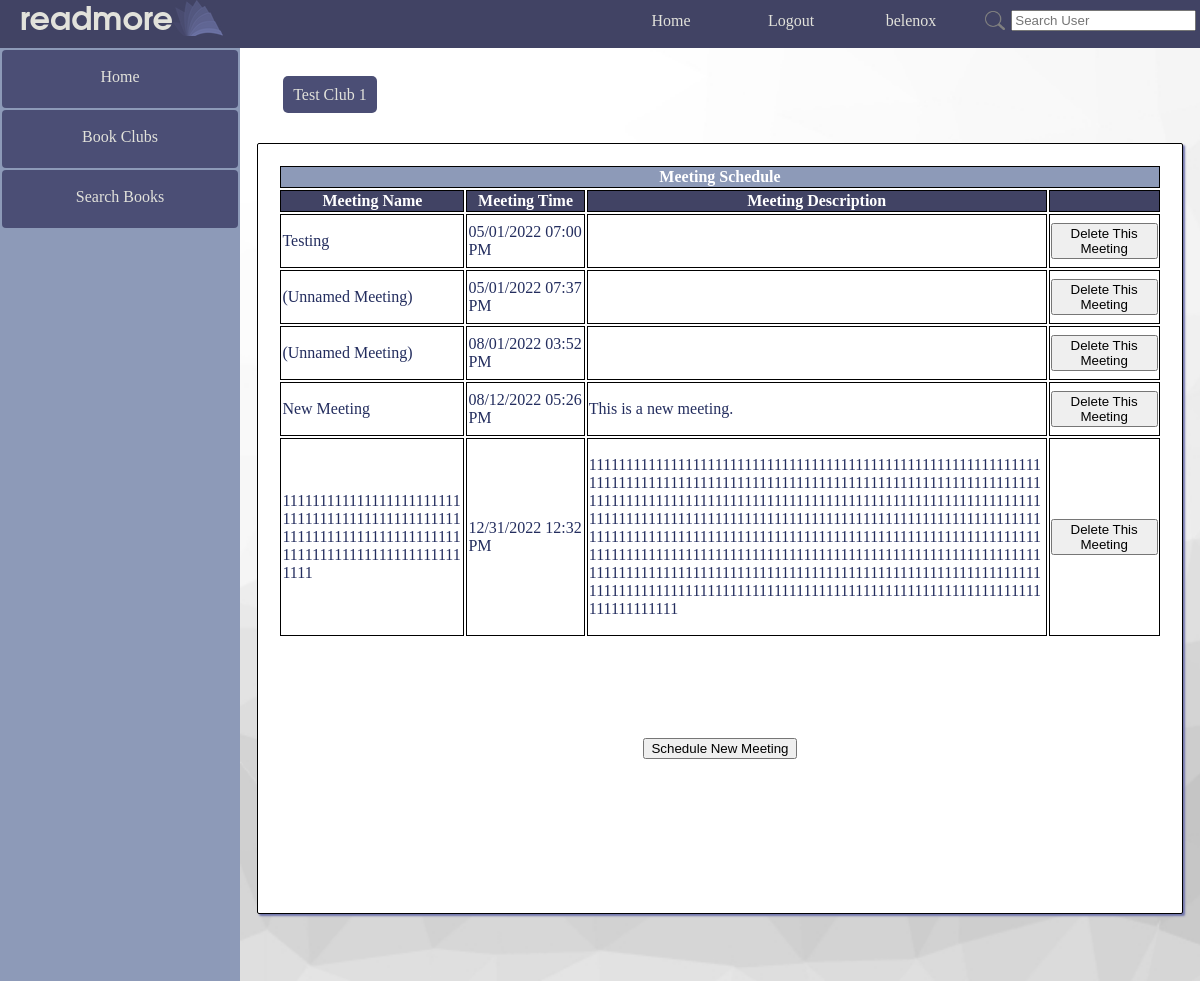
/readmore/club_schedule/2/ (signed in), run on an earlier commit of the app's database.
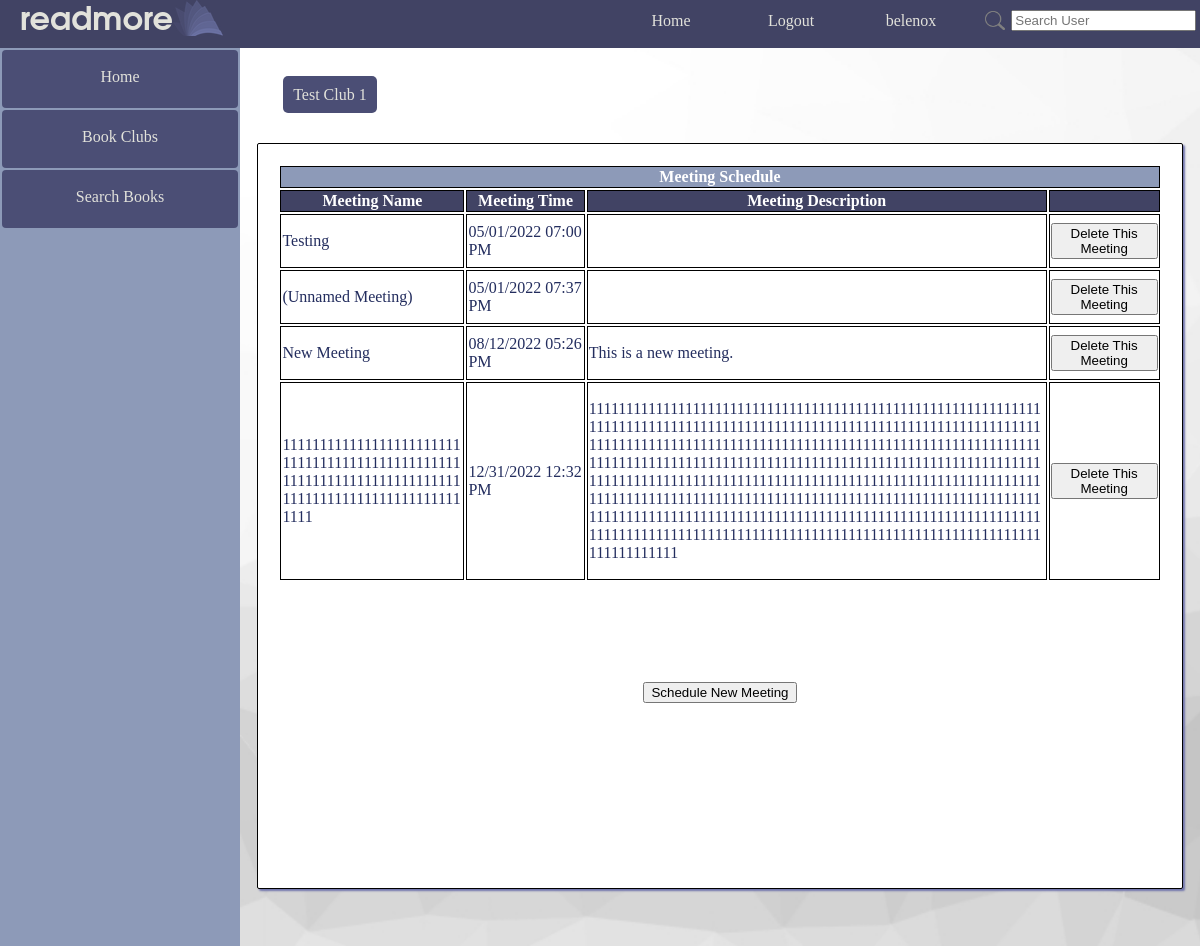
And on a later commit of the database.
### readmore_app/models.py (models this page shows)
class Club(models.Model):
    club_id = models.AutoField(primary_key=True)
    club_name = models.CharField(max_length=100)
    club_description = models.TextField(blank=True)
    club_owner = models.ForeignKey(UserExt, on_delete=models.CASCADE)
    club_users = models.ManyToManyField(UserExt, related_name="user_clubs")
    club_pending_invites = models.ManyToManyField('UserExt', related_name="pending_invites")
    club_library = models.ManyToManyField('ClubBook', related_name='clubs')

class Meeting(models.Model):
    meeting_id = models.AutoField(primary_key=True)
    meeting_name = models.CharField(max_length=100)
    meeting_description = models.TextField()
    meeting_club = models.ForeignKey(Club, models.CASCADE)
    meeting_time = models.DateTimeField()
    @staticmethod
    def update_meetings(club_id):
        club = Club.objects.get(pk=club_id)
        club_meetings = Meeting.objects.filter(meeting_club=club)
        delete_ids = []
        for meeting in club_meetings:
            if meeting.meeting_time < timezone.now():
                delete_ids.append(meeting.meeting_id)
        for id in delete_ids:
            Meeting.objects.get(pk=id).delete()
        return bool(delete_ids)

### readmore_app/views.py (the view, shortened to what this page needs)
# urls.py: path('club_schedule/<int:club_id>/', views.club_schedule, name='club_schedule'),
def club_schedule(request, club_id):
    if not request.user.is_authenticated:
        return HttpResponseRedirect(reverse("readmore_app:login"))
    real_user = UserExt.objects.get(pk=request.user.id)
    club = get_object_or_404(Club, club_id=club_id)
    meetings = Meeting.objects.filter(meeting_club=club).order_by('meeting_time')
    Meeting.update_meetings(club_id)
    if real_user == club.club_owner:
        message = False
        if request.method != "POST":
            form = meetingform()
            return render(request, "readmore_app/schedule.html", {"real_user": real_user, "club": club, 'meetings': meetings, 'form': form})
    else:
        return render(request, "readmore_app/schedule_member_view.html", {"real_user": real_user, 'meetings': meetings, "club": club})

### readmore_app/forms.py (shortened to what this page needs)
class meeting(forms.Form):
    meeting_name = forms.CharField(widget=forms.TextInput(attrs={'size':50}), validators=[validators.RegexValidator(regex="^.{0,100}$", message="Meeting name must be less than 100 characters.")], required=False)
    meeting_date = forms.DateField(widget=forms.SelectDateWidget(years=[*range(datetime.now().year, datetime.now().year + 100)]))
    meeting_time = forms.TimeField(widget=forms.TimeInput(attrs={"type": "time"}))
    meeting_description = forms.CharField(validators=[validators.RegexValidator(".{0,300}$", message="Description must be 300 or fewer characters.")], widget=forms.Textarea(attrs={'cols': 50, 'rows': 6, 'style': 'resize: vertical;'}), required=False)

### readmore_app/templatetags/extras.py (called while the page is built)
@register.simple_tag
def num_notifications(user_id):
    try:
        this_user = UserExt.objects.get(pk=user_id)
        return Notification.objects.filter(notification_user=this_user).count()
    except Exception as e:
        return ""

### readmore_app/templates/readmore_app/schedule.html (shortened to what this page needs)
{% extends parent_template|default:"base.html" %}
{% load static %}
{% load extras %}
{% block content %}
<div style="display:flex;flex-direction: column;align-items: center;padding: 4% 0%;margin-left:0%;height:fit-content;">
<div style="align-self: flex-start;margin-left: 4.5%;">
	<a class="anchor_button" href="{% url 'readmore_app:club' club.club_id %}" style="margin-top: 1.5%; ">{{ club.club_name }}</a>
</div>
<div class="basic_card" style="width: 92%;">
<center>
    <table id="schedule">
        <tr><th colspan="4" style="text-align: center; background: #8d9ab8; color: white;">Meeting Schedule</th></tr>
        <tr>
            <th style="background: #414364; color: white;">Meeting Name</th>
            <th style="background: #414364; color: white;">Meeting Time</th>
            <th style="background: #414364; color: white;">Meeting Description</th>
            <th style="background: #414364; color: white;"></th>
        </tr>
        {% for meeting in meetings %}
        <tr id="meeting{{ meeting.meeting_id }}">
            <td class="meeting_name" style="max-width: 15vw; word-wrap: break-word;"><p>{% if not meeting.meeting_name %}(Unnamed Meeting){% endif %}{{ meeting.meeting_name }}</p></td>
            <td>{{ meeting.meeting_time|date:'m/d/Y h:i A' }}</td>
            <td class="meeting_desc" style="max-width: 38vw; word-wrap: break-word;"><p>{{ meeting.meeting_description }}</p></td>
            <td><button onclick="deleteMeeting({{ meeting.meeting_id }});">Delete This Meeting</button></td>
        </tr>
        {% endfor %}
    </table>
    <div style="height: 100px;"></div>
    <button id="show_form_button" onclick="show_form();" style="{% if request.method == 'POST' %}display:none{% endif %}">Schedule New Meeting</button>
    </center>
</div>
</div>
{% endblock %}

### templates/base.html (shortened to what this page needs)
{% load extras %}
{% load static %}
<!DOCTYPE html>
<html lang="en">
  <head>
    <link rel=stylesheet href="{% static 'readmore_app/style.css' %}">
  </head>
  <body>
    <div class="container" >
      <div class="navbar navbar_wrapper">
        <div class="navbar">
          <div><h2 class="logo">readmore</h2></div>
          <div><img src="{% static 'readmore_app/logo_small.png' %}"></div>
        </div>
        <div class="navbar_links" style="padding-right:2%;">
          <a class="link" href="{% url 'readmore_app:index' %}">Home</a>
          {% if not user.is_authenticated %}
          <a class="link" href="{% url 'readmore_app:login' %}" >Login</a>
          <a class="link" href="{% url 'readmore_app:registration' %}">Register</a>
          {% else %}
          <a href="{% url 'readmore_app:logout' %}" >Logout</a>
          <div id="drop">
              {% num_notifications user.id as has_notifications %}
              <a  href="{% url 'readmore_app:profile' user.id %}" style="padding-bottom:17px;">{{ user.username }}</a>
          </div>
          <div style="padding: 0.5%;">
            <form style="display: flex; left: 0px; position: relative; top:7px; align-items: center;" class="link" method="POST" action="{% url 'readmore_app:user_search_results' %}">
              <input type="image" width="20px" style="margin-right: 3%;" src="{% static 'readmore_app/logo_search.png' %}">
              <input type="text" placeholder="Search User" name="search_query" >
            </form>
          </div>
          {% endif %}
        </div>
      </div>
      <div class="content-container">
          {% if user.is_authenticated %}
          <div class="sidebar">
              <a href="{% url 'readmore_app:index' %}">Home</a>
              <a href="{% url 'readmore_app:book_clubs' %}">Book Clubs</a>
              <a href="{% url 'readmore_app:search_book' %}">Search Books</a>
          </div>
          <main style="margin:0;">
          {% endif %}
          {% block content %}{% endblock %}
          </main>
      </div>
    </div>
  </body>
</html>

### readmore_app/static/readmore_app/style.css (style rules this page uses)
body { font-family: Garamond, Georgia, serif; margin:0; overflow: hidden; }
a { text-decoration: none; }
h2.logo { color:#e2e2db; font-family:Arial, Helvetica, sans-serif; font-weight:800px; margin-left: 20px; font-size:32px; margin-top: 6px; }
.container { display:flex; flex-flow: column; height: inherit; overflow: hidden; }
.content-container { display: flex; justify-content: start; flex-direction: row; flex-wrap: nowrap; height: 100vh; }
h2.logo { color:#e2e2db; font-family: Avantgarde, TeX Gyre Adventor, URW Gothic L, sans-serif; font-weight:800px; margin-left: 20px; font-size:32px; margin-top: 6px; }
main { background-image: url(white_background.jpg); background-attachment:scroll; background-size:cover; display: flex; width: 80%; min-height: 100%; height: 100% auto; color: #232D5E; overflow-y: auto; overflow-x: hidden; justify-content:center; }
main > * { margin-left: 4.5%; }
main > div { width: 100%; }
#drop { display: flex; flex-direction: column; align-content: center; align-items: center; margin-right:2%; }
.basic_card { border-radius: 2px; box-shadow: 2px 2px 2px#7074ac; border-color: black; width: 100%; background-color: white; min-height: 70vh; height:fit-content; overflow: hidden; border-style: solid; border-width: 1px; padding: 20px; padding-bottom: 10%; margin: 4%; }
.anchor_button { border-radius: 5px; color: #e2e2db; height: auto; width: fit-content; border: none; padding: 10px; background: #4b4e75; }
div.sidebar { position: relative; text-align: center; background: #8d9ab8; width:20%; height:100vh; }
.sidebar a { margin: 2px 2px 2px 2px; border-radius: 4px; color: #e2e2db; height: 30px; display:block; width:auto; border:none; padding: 10px; padding-top: 18px ; background: #4b4e75; }
.navbar_wrapper { padding-right: 2%; width:100%; }
.navbar { height:3em; }
div.navbar { float:initial; display: flex; border: none; position: relative; background: #414364; z-index: 1; justify-content: space-between; }
.navbar a { min-width: 120px; text-align: center; border-radius: 4px; font-size: medium; text-decoration: none; color: #e2e2db; background: none; padding: 12px 0px; }
.navbar_links { float:initial; display: flex; border: none; position: relative; z-index: 1; justify-content: space-between; }

### readmore_app/templates/readmore_app/schedule.html (style rules this page uses)
#schedule td { border: 1px solid black; }
#schedule th { border: 1px solid black; }

What changed in the data, as far as the page shows it:
removed Meeting: meeting_name "(Unnamed Meeting)", meeting_time "08/01/2022 03:52 PM"
